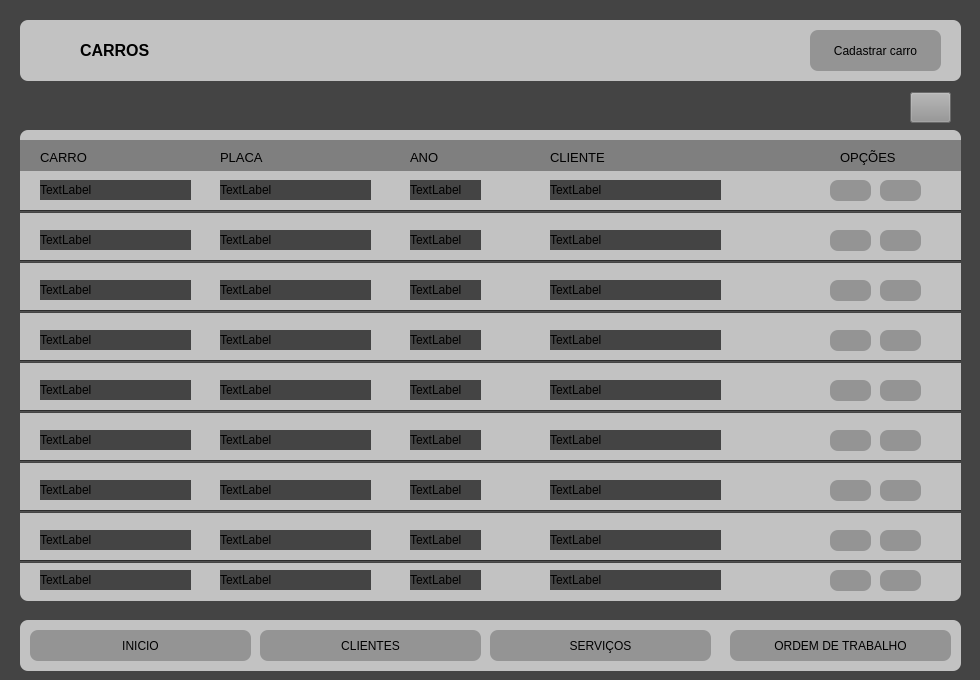
<?xml version="1.0" encoding="UTF-8"?>
<ui version="4.0">
 <class>Dialog</class>
 <widget class="QDialog" name="Dialog">
  <property name="geometry">
   <rect>
    <x>0</x>
    <y>0</y>
    <width>980</width>
    <height>680</height>
   </rect>
  </property>
  <property name="windowTitle">
   <string>Dialog</string>
  </property>
  <property name="styleSheet">
   <string notr="true">background-color: rgb(68, 68, 68);</string>
  </property>
  <widget class="QLabel" name="label">
   <property name="geometry">
    <rect>
     <x>20</x>
     <y>20</y>
     <width>941</width>
     <height>61</height>
    </rect>
   </property>
   <property name="styleSheet">
    <string notr="true">border-radius: 8px;
background-color: rgb(194, 194, 194);
</string>
   </property>
   <property name="text">
    <string>&lt;html&gt;&lt;head/&gt;&lt;body&gt;&lt;p&gt;&lt;br/&gt;&lt;/p&gt;&lt;p&gt;&lt;br/&gt;&lt;/p&gt;&lt;/body&gt;&lt;/html&gt;</string>
   </property>
  </widget>
  <widget class="QLabel" name="label_2">
   <property name="geometry">
    <rect>
     <x>30</x>
     <y>30</y>
     <width>41</width>
     <height>41</height>
    </rect>
   </property>
   <property name="styleSheet">
    <string notr="true">background-color: rgb(194, 194, 194);
image: url(:/newPrefix/carro icon.png);</string>
   </property>
   <property name="text">
    <string/>
   </property>
  </widget>
  <widget class="QLabel" name="label_3">
   <property name="geometry">
    <rect>
     <x>80</x>
     <y>30</y>
     <width>161</width>
     <height>41</height>
    </rect>
   </property>
   <property name="styleSheet">
    <string notr="true">background-color: rgb(194, 194, 194);
</string>
   </property>
   <property name="text">
    <string>&lt;html&gt;&lt;head/&gt;&lt;body&gt;&lt;p&gt;&lt;span style=&quot; font-size:12pt; font-weight:600;&quot;&gt;CARROS&lt;/span&gt;&lt;/p&gt;&lt;/body&gt;&lt;/html&gt;</string>
   </property>
  </widget>
  <widget class="QLabel" name="label_4">
   <property name="geometry">
    <rect>
     <x>20</x>
     <y>130</y>
     <width>941</width>
     <height>471</height>
    </rect>
   </property>
   <property name="styleSheet">
    <string notr="true">border-radius: 8px;
background-color: rgb(194, 194, 194);
</string>
   </property>
   <property name="text">
    <string>&lt;html&gt;&lt;head/&gt;&lt;body&gt;&lt;p&gt;&lt;br/&gt;&lt;/p&gt;&lt;p&gt;&lt;br/&gt;&lt;/p&gt;&lt;/body&gt;&lt;/html&gt;</string>
   </property>
  </widget>
  <widget class="QPushButton" name="novoclientebotao">
   <property name="geometry">
    <rect>
     <x>810</x>
     <y>30</y>
     <width>131</width>
     <height>41</height>
    </rect>
   </property>
   <property name="styleSheet">
    <string notr="true">border-radius: 8px;
background-color: rgb(148, 148, 148);</string>
   </property>
   <property name="text">
    <string>Cadastrar carro</string>
   </property>
   <property name="icon">
    <iconset>
     <normaloff>img/botao-adicionar.png</normaloff>img/botao-adicionar.png</iconset>
   </property>
   <property name="iconSize">
    <size>
     <width>24</width>
     <height>24</height>
    </size>
   </property>
  </widget>
  <widget class="QPushButton" name="refreshbotao">
   <property name="geometry">
    <rect>
     <x>910</x>
     <y>92</y>
     <width>41</width>
     <height>31</height>
    </rect>
   </property>
   <property name="styleSheet">
    <string notr="true">background-color: rgb(148, 148, 148);
image: url(:/newPrefix/atualizar.png);</string>
   </property>
   <property name="text">
    <string/>
   </property>
  </widget>
  <widget class="QLabel" name="label_7">
   <property name="geometry">
    <rect>
     <x>20</x>
     <y>140</y>
     <width>941</width>
     <height>31</height>
    </rect>
   </property>
   <property name="styleSheet">
    <string notr="true">background-color: rgb(127, 127, 127);</string>
   </property>
   <property name="text">
    <string/>
   </property>
  </widget>
  <widget class="QLabel" name="label_6">
   <property name="geometry">
    <rect>
     <x>40</x>
     <y>150</y>
     <width>101</width>
     <height>16</height>
    </rect>
   </property>
   <property name="styleSheet">
    <string notr="true">background-color: rgb(127, 127, 127);
font: 75 8pt &quot;System&quot;;
</string>
   </property>
   <property name="text">
    <string>&lt;html&gt;&lt;head/&gt;&lt;body&gt;&lt;p&gt;&lt;span style=&quot; font-size:10pt;&quot;&gt;CARRO&lt;/span&gt;&lt;/p&gt;&lt;/body&gt;&lt;/html&gt;</string>
   </property>
  </widget>
  <widget class="QLabel" name="label_20">
   <property name="geometry">
    <rect>
     <x>220</x>
     <y>150</y>
     <width>51</width>
     <height>16</height>
    </rect>
   </property>
   <property name="styleSheet">
    <string notr="true">background-color: rgb(127, 127, 127);
font: 75 8pt &quot;System&quot;;
</string>
   </property>
   <property name="text">
    <string>&lt;html&gt;&lt;head/&gt;&lt;body&gt;&lt;p&gt;&lt;span style=&quot; font-size:10pt;&quot;&gt;PLACA&lt;/span&gt;&lt;/p&gt;&lt;/body&gt;&lt;/html&gt;</string>
   </property>
  </widget>
  <widget class="QLabel" name="label_21">
   <property name="geometry">
    <rect>
     <x>410</x>
     <y>150</y>
     <width>81</width>
     <height>16</height>
    </rect>
   </property>
   <property name="styleSheet">
    <string notr="true">background-color: rgb(127, 127, 127);
font: 75 8pt &quot;System&quot;;
</string>
   </property>
   <property name="text">
    <string>&lt;html&gt;&lt;head/&gt;&lt;body&gt;&lt;p&gt;&lt;span style=&quot; font-size:10pt;&quot;&gt;ANO&lt;/span&gt;&lt;/p&gt;&lt;/body&gt;&lt;/html&gt;</string>
   </property>
  </widget>
  <widget class="QLabel" name="label_22">
   <property name="geometry">
    <rect>
     <x>550</x>
     <y>150</y>
     <width>81</width>
     <height>16</height>
    </rect>
   </property>
   <property name="styleSheet">
    <string notr="true">background-color: rgb(127, 127, 127);
font: 75 8pt &quot;System&quot;;
</string>
   </property>
   <property name="text">
    <string>&lt;html&gt;&lt;head/&gt;&lt;body&gt;&lt;p&gt;&lt;span style=&quot; font-size:10pt;&quot;&gt;CLIENTE&lt;/span&gt;&lt;/p&gt;&lt;/body&gt;&lt;/html&gt;</string>
   </property>
  </widget>
  <widget class="QLabel" name="label_23">
   <property name="geometry">
    <rect>
     <x>840</x>
     <y>150</y>
     <width>61</width>
     <height>16</height>
    </rect>
   </property>
   <property name="styleSheet">
    <string notr="true">background-color: rgb(127, 127, 127);
font: 75 8pt &quot;System&quot;;
</string>
   </property>
   <property name="text">
    <string>&lt;html&gt;&lt;head/&gt;&lt;body&gt;&lt;p&gt;&lt;span style=&quot; font-size:10pt;&quot;&gt;OPÇÕES&lt;/span&gt;&lt;/p&gt;&lt;/body&gt;&lt;/html&gt;</string>
   </property>
  </widget>
  <widget class="Line" name="line">
   <property name="geometry">
    <rect>
     <x>20</x>
     <y>210</y>
     <width>941</width>
     <height>3</height>
    </rect>
   </property>
   <property name="orientation">
    <enum>Qt::Horizontal</enum>
   </property>
  </widget>
  <widget class="Line" name="line_2">
   <property name="geometry">
    <rect>
     <x>20</x>
     <y>260</y>
     <width>941</width>
     <height>3</height>
    </rect>
   </property>
   <property name="orientation">
    <enum>Qt::Horizontal</enum>
   </property>
  </widget>
  <widget class="Line" name="line_3">
   <property name="geometry">
    <rect>
     <x>20</x>
     <y>310</y>
     <width>941</width>
     <height>3</height>
    </rect>
   </property>
   <property name="orientation">
    <enum>Qt::Horizontal</enum>
   </property>
  </widget>
  <widget class="Line" name="line_4">
   <property name="geometry">
    <rect>
     <x>20</x>
     <y>360</y>
     <width>941</width>
     <height>3</height>
    </rect>
   </property>
   <property name="orientation">
    <enum>Qt::Horizontal</enum>
   </property>
  </widget>
  <widget class="Line" name="line_5">
   <property name="geometry">
    <rect>
     <x>20</x>
     <y>410</y>
     <width>941</width>
     <height>3</height>
    </rect>
   </property>
   <property name="orientation">
    <enum>Qt::Horizontal</enum>
   </property>
  </widget>
  <widget class="Line" name="line_6">
   <property name="geometry">
    <rect>
     <x>20</x>
     <y>460</y>
     <width>941</width>
     <height>3</height>
    </rect>
   </property>
   <property name="orientation">
    <enum>Qt::Horizontal</enum>
   </property>
  </widget>
  <widget class="Line" name="line_7">
   <property name="geometry">
    <rect>
     <x>20</x>
     <y>510</y>
     <width>941</width>
     <height>3</height>
    </rect>
   </property>
   <property name="orientation">
    <enum>Qt::Horizontal</enum>
   </property>
  </widget>
  <widget class="Line" name="line_8">
   <property name="geometry">
    <rect>
     <x>20</x>
     <y>560</y>
     <width>941</width>
     <height>3</height>
    </rect>
   </property>
   <property name="orientation">
    <enum>Qt::Horizontal</enum>
   </property>
  </widget>
  <widget class="QLabel" name="carro">
   <property name="geometry">
    <rect>
     <x>40</x>
     <y>180</y>
     <width>151</width>
     <height>20</height>
    </rect>
   </property>
   <property name="text">
    <string>TextLabel</string>
   </property>
  </widget>
  <widget class="QLabel" name="placacarro">
   <property name="geometry">
    <rect>
     <x>220</x>
     <y>180</y>
     <width>151</width>
     <height>20</height>
    </rect>
   </property>
   <property name="text">
    <string>TextLabel</string>
   </property>
  </widget>
  <widget class="QLabel" name="anocarro">
   <property name="geometry">
    <rect>
     <x>410</x>
     <y>180</y>
     <width>71</width>
     <height>20</height>
    </rect>
   </property>
   <property name="text">
    <string>TextLabel</string>
   </property>
  </widget>
  <widget class="QLabel" name="statuscliente">
   <property name="geometry">
    <rect>
     <x>550</x>
     <y>180</y>
     <width>171</width>
     <height>20</height>
    </rect>
   </property>
   <property name="text">
    <string>TextLabel</string>
   </property>
  </widget>
  <widget class="QLabel" name="anocarro_2">
   <property name="geometry">
    <rect>
     <x>410</x>
     <y>230</y>
     <width>71</width>
     <height>20</height>
    </rect>
   </property>
   <property name="text">
    <string>TextLabel</string>
   </property>
  </widget>
  <widget class="QLabel" name="carro_2">
   <property name="geometry">
    <rect>
     <x>40</x>
     <y>230</y>
     <width>151</width>
     <height>20</height>
    </rect>
   </property>
   <property name="text">
    <string>TextLabel</string>
   </property>
  </widget>
  <widget class="QLabel" name="statuscliente_2">
   <property name="geometry">
    <rect>
     <x>550</x>
     <y>230</y>
     <width>171</width>
     <height>20</height>
    </rect>
   </property>
   <property name="text">
    <string>TextLabel</string>
   </property>
  </widget>
  <widget class="QLabel" name="placacarro_2">
   <property name="geometry">
    <rect>
     <x>220</x>
     <y>230</y>
     <width>151</width>
     <height>20</height>
    </rect>
   </property>
   <property name="text">
    <string>TextLabel</string>
   </property>
  </widget>
  <widget class="QLabel" name="placacarro_3">
   <property name="geometry">
    <rect>
     <x>220</x>
     <y>280</y>
     <width>151</width>
     <height>20</height>
    </rect>
   </property>
   <property name="text">
    <string>TextLabel</string>
   </property>
  </widget>
  <widget class="QLabel" name="statuscliente_3">
   <property name="geometry">
    <rect>
     <x>550</x>
     <y>280</y>
     <width>171</width>
     <height>20</height>
    </rect>
   </property>
   <property name="text">
    <string>TextLabel</string>
   </property>
  </widget>
  <widget class="QLabel" name="carro_3">
   <property name="geometry">
    <rect>
     <x>40</x>
     <y>280</y>
     <width>151</width>
     <height>20</height>
    </rect>
   </property>
   <property name="text">
    <string>TextLabel</string>
   </property>
  </widget>
  <widget class="QLabel" name="anocarro_3">
   <property name="geometry">
    <rect>
     <x>410</x>
     <y>280</y>
     <width>71</width>
     <height>20</height>
    </rect>
   </property>
   <property name="text">
    <string>TextLabel</string>
   </property>
  </widget>
  <widget class="QLabel" name="placacarro_4">
   <property name="geometry">
    <rect>
     <x>220</x>
     <y>330</y>
     <width>151</width>
     <height>20</height>
    </rect>
   </property>
   <property name="text">
    <string>TextLabel</string>
   </property>
  </widget>
  <widget class="QLabel" name="carro_4">
   <property name="geometry">
    <rect>
     <x>40</x>
     <y>330</y>
     <width>151</width>
     <height>20</height>
    </rect>
   </property>
   <property name="text">
    <string>TextLabel</string>
   </property>
  </widget>
  <widget class="QLabel" name="statuscliente_4">
   <property name="geometry">
    <rect>
     <x>550</x>
     <y>330</y>
     <width>171</width>
     <height>20</height>
    </rect>
   </property>
   <property name="text">
    <string>TextLabel</string>
   </property>
  </widget>
  <widget class="QLabel" name="anocarro_4">
   <property name="geometry">
    <rect>
     <x>410</x>
     <y>330</y>
     <width>71</width>
     <height>20</height>
    </rect>
   </property>
   <property name="text">
    <string>TextLabel</string>
   </property>
  </widget>
  <widget class="QLabel" name="placacarro_5">
   <property name="geometry">
    <rect>
     <x>220</x>
     <y>380</y>
     <width>151</width>
     <height>20</height>
    </rect>
   </property>
   <property name="text">
    <string>TextLabel</string>
   </property>
  </widget>
  <widget class="QLabel" name="carro_5">
   <property name="geometry">
    <rect>
     <x>40</x>
     <y>380</y>
     <width>151</width>
     <height>20</height>
    </rect>
   </property>
   <property name="text">
    <string>TextLabel</string>
   </property>
  </widget>
  <widget class="QLabel" name="statuscliente_5">
   <property name="geometry">
    <rect>
     <x>550</x>
     <y>380</y>
     <width>171</width>
     <height>20</height>
    </rect>
   </property>
   <property name="text">
    <string>TextLabel</string>
   </property>
  </widget>
  <widget class="QLabel" name="anocarro_5">
   <property name="geometry">
    <rect>
     <x>410</x>
     <y>380</y>
     <width>71</width>
     <height>20</height>
    </rect>
   </property>
   <property name="text">
    <string>TextLabel</string>
   </property>
  </widget>
  <widget class="QLabel" name="placacarro_6">
   <property name="geometry">
    <rect>
     <x>220</x>
     <y>430</y>
     <width>151</width>
     <height>20</height>
    </rect>
   </property>
   <property name="text">
    <string>TextLabel</string>
   </property>
  </widget>
  <widget class="QLabel" name="carro_6">
   <property name="geometry">
    <rect>
     <x>40</x>
     <y>430</y>
     <width>151</width>
     <height>20</height>
    </rect>
   </property>
   <property name="text">
    <string>TextLabel</string>
   </property>
  </widget>
  <widget class="QLabel" name="statuscliente_6">
   <property name="geometry">
    <rect>
     <x>550</x>
     <y>430</y>
     <width>171</width>
     <height>20</height>
    </rect>
   </property>
   <property name="text">
    <string>TextLabel</string>
   </property>
  </widget>
  <widget class="QLabel" name="anocarro_6">
   <property name="geometry">
    <rect>
     <x>410</x>
     <y>430</y>
     <width>71</width>
     <height>20</height>
    </rect>
   </property>
   <property name="text">
    <string>TextLabel</string>
   </property>
  </widget>
  <widget class="QLabel" name="placacarro_7">
   <property name="geometry">
    <rect>
     <x>220</x>
     <y>480</y>
     <width>151</width>
     <height>20</height>
    </rect>
   </property>
   <property name="text">
    <string>TextLabel</string>
   </property>
  </widget>
  <widget class="QLabel" name="carro_7">
   <property name="geometry">
    <rect>
     <x>40</x>
     <y>480</y>
     <width>151</width>
     <height>20</height>
    </rect>
   </property>
   <property name="text">
    <string>TextLabel</string>
   </property>
  </widget>
  <widget class="QLabel" name="statuscliente_7">
   <property name="geometry">
    <rect>
     <x>550</x>
     <y>480</y>
     <width>171</width>
     <height>20</height>
    </rect>
   </property>
   <property name="text">
    <string>TextLabel</string>
   </property>
  </widget>
  <widget class="QLabel" name="anocarro_7">
   <property name="geometry">
    <rect>
     <x>410</x>
     <y>480</y>
     <width>71</width>
     <height>20</height>
    </rect>
   </property>
   <property name="text">
    <string>TextLabel</string>
   </property>
  </widget>
  <widget class="QLabel" name="placacarro_8">
   <property name="geometry">
    <rect>
     <x>220</x>
     <y>530</y>
     <width>151</width>
     <height>20</height>
    </rect>
   </property>
   <property name="text">
    <string>TextLabel</string>
   </property>
  </widget>
  <widget class="QLabel" name="carro_8">
   <property name="geometry">
    <rect>
     <x>40</x>
     <y>530</y>
     <width>151</width>
     <height>20</height>
    </rect>
   </property>
   <property name="text">
    <string>TextLabel</string>
   </property>
  </widget>
  <widget class="QLabel" name="statuscliente_8">
   <property name="geometry">
    <rect>
     <x>550</x>
     <y>530</y>
     <width>171</width>
     <height>20</height>
    </rect>
   </property>
   <property name="text">
    <string>TextLabel</string>
   </property>
  </widget>
  <widget class="QLabel" name="anocarro_8">
   <property name="geometry">
    <rect>
     <x>410</x>
     <y>530</y>
     <width>71</width>
     <height>20</height>
    </rect>
   </property>
   <property name="text">
    <string>TextLabel</string>
   </property>
  </widget>
  <widget class="QLabel" name="placacarro_9">
   <property name="geometry">
    <rect>
     <x>220</x>
     <y>570</y>
     <width>151</width>
     <height>20</height>
    </rect>
   </property>
   <property name="text">
    <string>TextLabel</string>
   </property>
  </widget>
  <widget class="QLabel" name="carro_9">
   <property name="geometry">
    <rect>
     <x>40</x>
     <y>570</y>
     <width>151</width>
     <height>20</height>
    </rect>
   </property>
   <property name="text">
    <string>TextLabel</string>
   </property>
  </widget>
  <widget class="QLabel" name="statuscliente_9">
   <property name="geometry">
    <rect>
     <x>550</x>
     <y>570</y>
     <width>171</width>
     <height>20</height>
    </rect>
   </property>
   <property name="text">
    <string>TextLabel</string>
   </property>
  </widget>
  <widget class="QLabel" name="anocarro_9">
   <property name="geometry">
    <rect>
     <x>410</x>
     <y>570</y>
     <width>71</width>
     <height>20</height>
    </rect>
   </property>
   <property name="text">
    <string>TextLabel</string>
   </property>
  </widget>
  <widget class="QLabel" name="label_5">
   <property name="geometry">
    <rect>
     <x>20</x>
     <y>620</y>
     <width>941</width>
     <height>51</height>
    </rect>
   </property>
   <property name="styleSheet">
    <string notr="true">border-radius: 8px;
background-color: rgb(194, 194, 194);
</string>
   </property>
   <property name="text">
    <string>&lt;html&gt;&lt;head/&gt;&lt;body&gt;&lt;p&gt;&lt;br/&gt;&lt;/p&gt;&lt;p&gt;&lt;br/&gt;&lt;/p&gt;&lt;/body&gt;&lt;/html&gt;</string>
   </property>
  </widget>
  <widget class="QPushButton" name="novoclientebotao_5">
   <property name="geometry">
    <rect>
     <x>730</x>
     <y>630</y>
     <width>221</width>
     <height>31</height>
    </rect>
   </property>
   <property name="styleSheet">
    <string notr="true">border-radius: 8px;
background-color: rgb(148, 148, 148);</string>
   </property>
   <property name="text">
    <string>ORDEM DE TRABALHO</string>
   </property>
   <property name="icon">
    <iconset>
     <normaloff>img/verificacao-da-lista-da-area-de-transferencia.png</normaloff>img/verificacao-da-lista-da-area-de-transferencia.png</iconset>
   </property>
   <property name="iconSize">
    <size>
     <width>24</width>
     <height>24</height>
    </size>
   </property>
  </widget>
  <widget class="QPushButton" name="novoclientebotao_6">
   <property name="geometry">
    <rect>
     <x>490</x>
     <y>630</y>
     <width>221</width>
     <height>31</height>
    </rect>
   </property>
   <property name="styleSheet">
    <string notr="true">border-radius: 8px;
background-color: rgb(148, 148, 148);</string>
   </property>
   <property name="text">
    <string>SERVIÇOS</string>
   </property>
   <property name="icon">
    <iconset>
     <normaloff>img/servico-tecnico.png</normaloff>img/servico-tecnico.png</iconset>
   </property>
   <property name="iconSize">
    <size>
     <width>24</width>
     <height>24</height>
    </size>
   </property>
  </widget>
  <widget class="QPushButton" name="novoclientebotao_7">
   <property name="geometry">
    <rect>
     <x>260</x>
     <y>630</y>
     <width>221</width>
     <height>31</height>
    </rect>
   </property>
   <property name="styleSheet">
    <string notr="true">border-radius: 8px;
background-color: rgb(148, 148, 148);</string>
   </property>
   <property name="text">
    <string>CLIENTES</string>
   </property>
   <property name="icon">
    <iconset>
     <normaloff>img/pessoa.png</normaloff>img/pessoa.png</iconset>
   </property>
   <property name="iconSize">
    <size>
     <width>24</width>
     <height>24</height>
    </size>
   </property>
  </widget>
  <widget class="QPushButton" name="novoclientebotao_8">
   <property name="geometry">
    <rect>
     <x>30</x>
     <y>630</y>
     <width>221</width>
     <height>31</height>
    </rect>
   </property>
   <property name="styleSheet">
    <string notr="true">border-radius: 8px;
background-color: rgb(148, 148, 148);</string>
   </property>
   <property name="text">
    <string>INICIO</string>
   </property>
   <property name="icon">
    <iconset>
     <normaloff>img/lar.png</normaloff>img/lar.png</iconset>
   </property>
   <property name="iconSize">
    <size>
     <width>24</width>
     <height>24</height>
    </size>
   </property>
  </widget>
  <widget class="QPushButton" name="alterarbotao">
   <property name="geometry">
    <rect>
     <x>830</x>
     <y>180</y>
     <width>41</width>
     <height>21</height>
    </rect>
   </property>
   <property name="styleSheet">
    <string notr="true">border-radius: 8px;
background-color: rgb(148, 148, 148);</string>
   </property>
   <property name="text">
    <string/>
   </property>
   <property name="icon">
    <iconset>
     <normaloff>img/alterar.png</normaloff>img/alterar.png</iconset>
   </property>
  </widget>
  <widget class="QPushButton" name="excluirbotao">
   <property name="geometry">
    <rect>
     <x>880</x>
     <y>180</y>
     <width>41</width>
     <height>21</height>
    </rect>
   </property>
   <property name="styleSheet">
    <string notr="true">border-radius: 8px;
background-color: rgb(148, 148, 148);</string>
   </property>
   <property name="text">
    <string/>
   </property>
   <property name="icon">
    <iconset>
     <normaloff>img/excluir.png</normaloff>img/excluir.png</iconset>
   </property>
  </widget>
  <widget class="QPushButton" name="alterarbotao_2">
   <property name="geometry">
    <rect>
     <x>830</x>
     <y>230</y>
     <width>41</width>
     <height>21</height>
    </rect>
   </property>
   <property name="styleSheet">
    <string notr="true">border-radius: 8px;
background-color: rgb(148, 148, 148);</string>
   </property>
   <property name="text">
    <string/>
   </property>
   <property name="icon">
    <iconset>
     <normaloff>img/alterar.png</normaloff>img/alterar.png</iconset>
   </property>
  </widget>
  <widget class="QPushButton" name="excluirbotao_2">
   <property name="geometry">
    <rect>
     <x>880</x>
     <y>230</y>
     <width>41</width>
     <height>21</height>
    </rect>
   </property>
   <property name="styleSheet">
    <string notr="true">border-radius: 8px;
background-color: rgb(148, 148, 148);</string>
   </property>
   <property name="text">
    <string/>
   </property>
   <property name="icon">
    <iconset>
     <normaloff>img/excluir.png</normaloff>img/excluir.png</iconset>
   </property>
  </widget>
  <widget class="QPushButton" name="alterarbotao_3">
   <property name="geometry">
    <rect>
     <x>830</x>
     <y>280</y>
     <width>41</width>
     <height>21</height>
    </rect>
   </property>
   <property name="styleSheet">
    <string notr="true">border-radius: 8px;
background-color: rgb(148, 148, 148);</string>
   </property>
   <property name="text">
    <string/>
   </property>
   <property name="icon">
    <iconset>
     <normaloff>img/alterar.png</normaloff>img/alterar.png</iconset>
   </property>
  </widget>
  <widget class="QPushButton" name="excluirbotao_3">
   <property name="geometry">
    <rect>
     <x>880</x>
     <y>280</y>
     <width>41</width>
     <height>21</height>
    </rect>
   </property>
   <property name="styleSheet">
    <string notr="true">border-radius: 8px;
background-color: rgb(148, 148, 148);</string>
   </property>
   <property name="text">
    <string/>
   </property>
   <property name="icon">
    <iconset>
     <normaloff>img/excluir.png</normaloff>img/excluir.png</iconset>
   </property>
  </widget>
  <widget class="QPushButton" name="alterarbotao_4">
   <property name="geometry">
    <rect>
     <x>830</x>
     <y>330</y>
     <width>41</width>
     <height>21</height>
    </rect>
   </property>
   <property name="styleSheet">
    <string notr="true">border-radius: 8px;
background-color: rgb(148, 148, 148);</string>
   </property>
   <property name="text">
    <string/>
   </property>
   <property name="icon">
    <iconset>
     <normaloff>img/alterar.png</normaloff>img/alterar.png</iconset>
   </property>
  </widget>
  <widget class="QPushButton" name="excluirbotao_4">
   <property name="geometry">
    <rect>
     <x>880</x>
     <y>330</y>
     <width>41</width>
     <height>21</height>
    </rect>
   </property>
   <property name="styleSheet">
    <string notr="true">border-radius: 8px;
background-color: rgb(148, 148, 148);</string>
   </property>
   <property name="text">
    <string/>
   </property>
   <property name="icon">
    <iconset>
     <normaloff>img/excluir.png</normaloff>img/excluir.png</iconset>
   </property>
  </widget>
  <widget class="QPushButton" name="alterarbotao_5">
   <property name="geometry">
    <rect>
     <x>830</x>
     <y>380</y>
     <width>41</width>
     <height>21</height>
    </rect>
   </property>
   <property name="styleSheet">
    <string notr="true">border-radius: 8px;
background-color: rgb(148, 148, 148);</string>
   </property>
   <property name="text">
    <string/>
   </property>
   <property name="icon">
    <iconset>
     <normaloff>img/alterar.png</normaloff>img/alterar.png</iconset>
   </property>
  </widget>
  <widget class="QPushButton" name="excluirbotao_5">
   <property name="geometry">
    <rect>
     <x>880</x>
     <y>380</y>
     <width>41</width>
     <height>21</height>
    </rect>
   </property>
   <property name="styleSheet">
    <string notr="true">border-radius: 8px;
background-color: rgb(148, 148, 148);</string>
   </property>
   <property name="text">
    <string/>
   </property>
   <property name="icon">
    <iconset>
     <normaloff>img/excluir.png</normaloff>img/excluir.png</iconset>
   </property>
  </widget>
  <widget class="QPushButton" name="alterarbotao_6">
   <property name="geometry">
    <rect>
     <x>830</x>
     <y>430</y>
     <width>41</width>
     <height>21</height>
    </rect>
   </property>
   <property name="styleSheet">
    <string notr="true">border-radius: 8px;
background-color: rgb(148, 148, 148);</string>
   </property>
   <property name="text">
    <string/>
   </property>
   <property name="icon">
    <iconset>
     <normaloff>img/alterar.png</normaloff>img/alterar.png</iconset>
   </property>
  </widget>
  <widget class="QPushButton" name="excluirbotao_6">
   <property name="geometry">
    <rect>
     <x>880</x>
     <y>430</y>
     <width>41</width>
     <height>21</height>
    </rect>
   </property>
   <property name="styleSheet">
    <string notr="true">border-radius: 8px;
background-color: rgb(148, 148, 148);</string>
   </property>
   <property name="text">
    <string/>
   </property>
   <property name="icon">
    <iconset>
     <normaloff>img/excluir.png</normaloff>img/excluir.png</iconset>
   </property>
  </widget>
  <widget class="QPushButton" name="alterarbotao_7">
   <property name="geometry">
    <rect>
     <x>830</x>
     <y>480</y>
     <width>41</width>
     <height>21</height>
    </rect>
   </property>
   <property name="styleSheet">
    <string notr="true">border-radius: 8px;
background-color: rgb(148, 148, 148);</string>
   </property>
   <property name="text">
    <string/>
   </property>
   <property name="icon">
    <iconset>
     <normaloff>img/alterar.png</normaloff>img/alterar.png</iconset>
   </property>
  </widget>
  <widget class="QPushButton" name="excluirbotao_7">
   <property name="geometry">
    <rect>
     <x>880</x>
     <y>480</y>
     <width>41</width>
     <height>21</height>
    </rect>
   </property>
   <property name="styleSheet">
    <string notr="true">border-radius: 8px;
background-color: rgb(148, 148, 148);</string>
   </property>
   <property name="text">
    <string/>
   </property>
   <property name="icon">
    <iconset>
     <normaloff>img/excluir.png</normaloff>img/excluir.png</iconset>
   </property>
  </widget>
  <widget class="QPushButton" name="alterarbotao_8">
   <property name="geometry">
    <rect>
     <x>830</x>
     <y>530</y>
     <width>41</width>
     <height>21</height>
    </rect>
   </property>
   <property name="styleSheet">
    <string notr="true">border-radius: 8px;
background-color: rgb(148, 148, 148);</string>
   </property>
   <property name="text">
    <string/>
   </property>
   <property name="icon">
    <iconset>
     <normaloff>img/alterar.png</normaloff>img/alterar.png</iconset>
   </property>
  </widget>
  <widget class="QPushButton" name="excluirbotao_8">
   <property name="geometry">
    <rect>
     <x>880</x>
     <y>530</y>
     <width>41</width>
     <height>21</height>
    </rect>
   </property>
   <property name="styleSheet">
    <string notr="true">border-radius: 8px;
background-color: rgb(148, 148, 148);</string>
   </property>
   <property name="text">
    <string/>
   </property>
   <property name="icon">
    <iconset>
     <normaloff>img/excluir.png</normaloff>img/excluir.png</iconset>
   </property>
  </widget>
  <widget class="QPushButton" name="alterarbotao_9">
   <property name="geometry">
    <rect>
     <x>830</x>
     <y>570</y>
     <width>41</width>
     <height>21</height>
    </rect>
   </property>
   <property name="styleSheet">
    <string notr="true">border-radius: 8px;
background-color: rgb(148, 148, 148);</string>
   </property>
   <property name="text">
    <string/>
   </property>
   <property name="icon">
    <iconset>
     <normaloff>img/alterar.png</normaloff>img/alterar.png</iconset>
   </property>
  </widget>
  <widget class="QPushButton" name="excluirbotao_9">
   <property name="geometry">
    <rect>
     <x>880</x>
     <y>570</y>
     <width>41</width>
     <height>21</height>
    </rect>
   </property>
   <property name="styleSheet">
    <string notr="true">border-radius: 8px;
background-color: rgb(148, 148, 148);</string>
   </property>
   <property name="text">
    <string/>
   </property>
   <property name="icon">
    <iconset>
     <normaloff>img/excluir.png</normaloff>img/excluir.png</iconset>
   </property>
  </widget>
 </widget>
 <resources>
  <include location="img/img.qrc"/>
 </resources>
 <connections/>
</ui>
